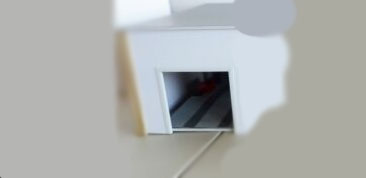
#> input picture Raspberry Pi firmware/Edge detection/input_image.jpeg, 366 x 178 px
$ python Square_visuaization.py
#> lines starting #> are read from the running program, lines starting #| are printed output that depends on the picture; after the words box and inside, x2 and y2 are one past the last pixel; in counts of white or black regions, pixels touching at a corner belong together
import cv2
import numpy as np

# Load the image
image = cv2.imread('input_image.jpeg', 1)  # Read image as color
#> image is the input picture: shape (178, 366, 3); mean B, G, R 174.1, 175.8, 173.6

# Perform edge detection using Canny edge detector
edges = cv2.Canny(image, 100, 200)  # Adjust the thresholds as needed
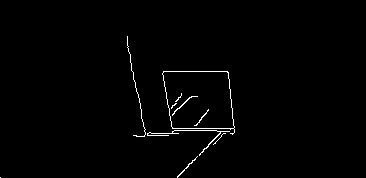
#> edges: shape (178, 366); 1% white in thin lines or dots, all inside (x1, y1, x2, y2) = (0, 36, 235, 178)

# Find contours in the edge-detected image
contours, _ = cv2.findContours(edges, cv2.RETR_EXTERNAL, cv2.CHAIN_APPROX_SIMPLE)
#> contours = 6 contours, 4 with area under 20; largest, box (x1, y1, x2, y2) and area: (162, 71, 235, 135) 3638, (147, 130, 230, 156) 22

# Filter out contours that approximate to a square shape
squares = []
for contour in contours:
    perimeter = cv2.arcLength(contour, True)
    approx = cv2.approxPolyDP(contour, 0.04 * perimeter, True)
    if len(approx) == 4:
        squares.append(approx)
#> this loop made 6 passes
#> (perimeter, approx) on passes 1 to 6: (0, [[0, 177]]), (61.5, [[197, 156], [177, 177]]), (34.87, [[225, 133], [213, 144]]), (292.4, [[147, 135], [219, 131], [199, 155], [229, 131]]), (266.2, [[163, 71], [172, 128], [234, 132], [227, 71]]), (241.3, [[127, 36], [145, 129], [133, 135], [144, 136]])
#> after the loop, squares = 3 contours; box (x1, y1, x2, y2) and area: (163, 71, 235, 133) 3701, (147, 131, 230, 156) 100, (127, 36, 146, 137) 70

# Calculate the midpoint and draw detected squares on the original image
square_image = image.copy()
midpoints = []
for square in squares:
    M = cv2.moments(square)
    if M["m00"] != 0:
        cX = int(M["m10"] / M["m00"])
        cY = int(M["m01"] / M["m00"])
        midpoints.append((cX, cY))
        cv2.drawContours(square_image, [square], -1, (0, 255, 0), 2)
#> this loop made 3 passes
#> (square, cX, cY) on passes 1 to 3: ([[147, 135], [219, 131], [199, 155], [229, 131]], 219, 140), ([[163, 71], [172, 128], [234, 132], [227, 71]], 199, 100), ([[127, 36], [145, 129], [133, 135], [144, 136]], 137, 82)
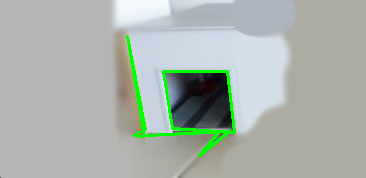
#> square_image: shape (178, 366, 3); 2.39% of pixels changed, all inside (x1, y1, x2, y2) = (126, 35, 236, 157)
#> after the loop, midpoints = [(219, 140), (199, 100), (137, 82)]

# Calculate the centroid of all detected squares
if midpoints:
    midpoint_x = sum(point[0] for point in midpoints) // len(midpoints)
#> midpoint_x = 185
    midpoint_y = sum(point[1] for point in midpoints) // len(midpoints)
#> midpoint_y = 107

    # Draw a point at the calculated centroid
    cv2.circle(square_image, (midpoint_x, midpoint_y), 5, (0, 0, 255), -1)
#> square_image: shape (178, 366, 3); 0.12% of pixels changed, all inside (x1, y1, x2, y2) = (180, 102, 191, 113)

    # Show coordinates of the midpoint on the image
    cv2.putText(square_image, f"({midpoint_x}, {midpoint_y})", (midpoint_x + 10, midpoint_y - 10),
                cv2.FONT_HERSHEY_SIMPLEX, 0.5, (255, 255, 255), 2)
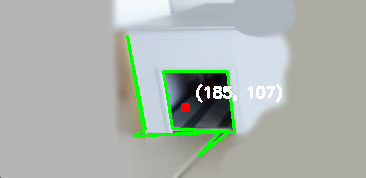
#> square_image: shape (178, 366, 3); mean B, G, R 171.6, 179.3, 171.6

# Display the original image with detected squares and the midpoint point
cv2.imshow('Squares Detected', square_image)

# Display edge detection image
cv2.imshow('Edge Detection', edges)

cv2.waitKey(0)
cv2.destroyAllWindows()
